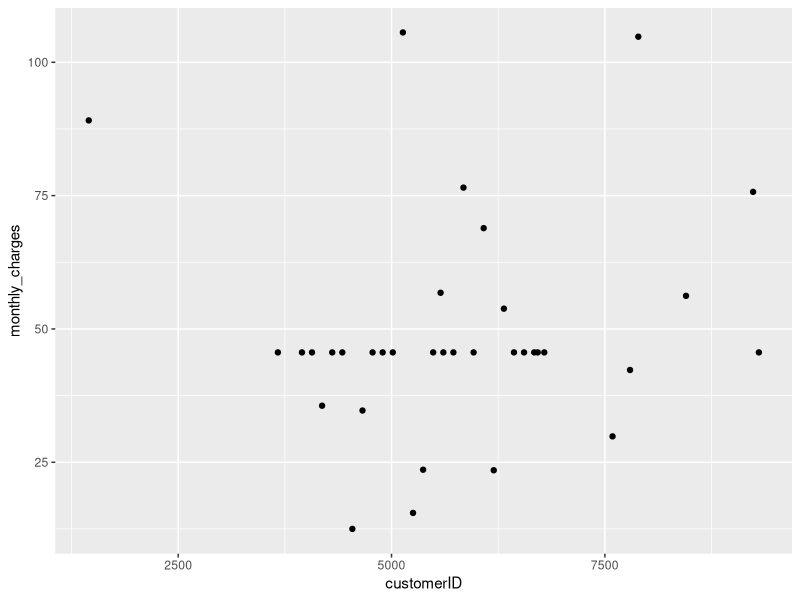
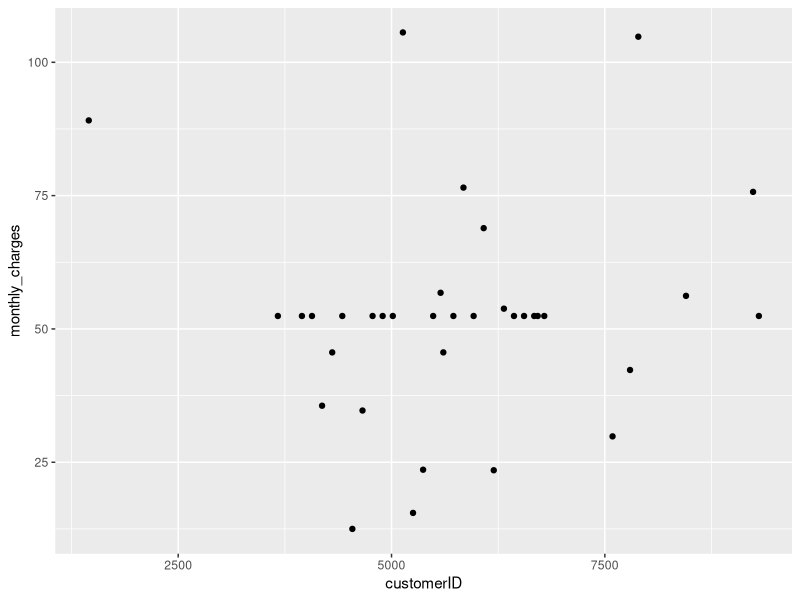

Reproduce these figures in R, in order.
## ---- chunk 1
library(tidyverse)
## ---- chunk 2
comms_data <- read_csv("data/telecom_data.csv")
## ---- chunk 3
comms_data %>% 
  filter(is.na(monthly_charges))
## ---- chunk 4
comms_data %>% 
  summarise(count = sum(is.na(monthly_charges)))
## ---- chunk 5
comms_data %>% 
  drop_na()
## ---- chunk 6
comms_data %>% 
  drop_na(monthly_charges)
## ---- chunk 7
comms_data_imputed_median <- comms_data %>% 
  mutate(monthly_charges = coalesce(monthly_charges, median(monthly_charges, na.rm = TRUE)))
comms_data_imputed_median
## ---- chunk 8
comms_data_imputed_mean <- comms_data %>% 
  mutate(monthly_charges = coalesce(monthly_charges, mean(monthly_charges, na.rm = TRUE)))
comms_data_imputed_mean
## ---- chunk 9
ggplot(comms_data_imputed_median, aes(customerID, monthly_charges)) + geom_point()
## ---- chunk 10
ggplot(comms_data_imputed_mean, aes(customerID, monthly_charges)) + geom_point()
## ---- chunk 11
comms_data_imputed_median %>% 
  filter(is.na(total_charges))
## ---- chunk 12
total_charges_replaced <- comms_data_imputed_median %>% 
  mutate(total_charges = na_if(total_charges, "na")) %>% 
  mutate(total_charges = na_if(total_charges, "N/A"))
## ---- chunk 13
total_charges_replaced %>% 
  filter(is.na(total_charges))
## ---- chunk 14
charges_numeric <- comms_data_imputed_median %>% 
  mutate(total_charges = as.numeric(total_charges))
## ---- chunk 15
charges_numeric <- charges_numeric %>% 
  filter(!is.na(total_charges))
charges_numeric
## ---- chunk 16
charges_numeric %>% 
  group_by(payment_method) %>% 
  summarise()
## ---- chunk 17
payment_method_replaced <- charges_numeric %>% 
  mutate(payment_method = na_if(payment_method, "--"))
payment_method_replaced %>% 
  group_by(payment_method) %>% 
  summarise()
## ---- chunk 18
payment_method_replaced <- charges_numeric %>% 
  mutate(payment_method = na_if(payment_method, "--")) %>% 
  mutate(payment_method = coalesce(payment_method, "unavailable"))
payment_method_replaced %>% 
  group_by(payment_method) %>% 
  summarise()
